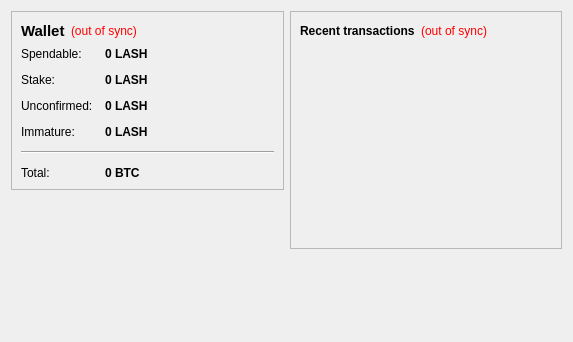
<?xml version="1.0" encoding="UTF-8"?>
<ui version="4.0">
 <class>OverviewPage</class>
 <widget class="QWidget" name="OverviewPage">
  <property name="geometry">
   <rect>
    <x>0</x>
    <y>0</y>
    <width>573</width>
    <height>342</height>
   </rect>
  </property>
  <property name="windowTitle">
   <string>Form</string>
  </property>
  <layout class="QHBoxLayout" name="horizontalLayout" stretch="1,1">
   <item>
    <layout class="QVBoxLayout" name="verticalLayout_2">
     <item>
      <widget class="QFrame" name="frame">
       <property name="frameShape">
        <enum>QFrame::StyledPanel</enum>
       </property>
       <property name="frameShadow">
        <enum>QFrame::Raised</enum>
       </property>
       <layout class="QVBoxLayout" name="verticalLayout_4">
        <item>
         <layout class="QHBoxLayout" name="horizontalLayout_4">
          <item>
           <widget class="QLabel" name="label_5">
            <property name="font">
             <font>
              <pointsize>11</pointsize>
              <weight>75</weight>
              <bold>true</bold>
             </font>
            </property>
            <property name="text">
             <string>Wallet</string>
            </property>
           </widget>
          </item>
          <item>
           <widget class="QLabel" name="labelWalletStatus">
            <property name="toolTip">
             <string>The displayed information may be out of date. Your wallet automatically synchronizes with the Splashcoin network after a connection is established, but this process has not completed yet.</string>
            </property>
            <property name="styleSheet">
             <string notr="true">QLabel { color: red; }</string>
            </property>
            <property name="text">
             <string notr="true">(out of sync)</string>
            </property>
            <property name="alignment">
             <set>Qt::AlignLeading|Qt::AlignLeft|Qt::AlignVCenter</set>
            </property>
           </widget>
          </item>
          <item>
           <spacer name="horizontalSpacer_2">
            <property name="orientation">
             <enum>Qt::Horizontal</enum>
            </property>
            <property name="sizeHint" stdset="0">
             <size>
              <width>40</width>
              <height>20</height>
             </size>
            </property>
           </spacer>
          </item>
         </layout>
        </item>
        <item>
         <layout class="QFormLayout" name="formLayout_2">
          <property name="fieldGrowthPolicy">
           <enum>QFormLayout::AllNonFixedFieldsGrow</enum>
          </property>
          <property name="horizontalSpacing">
           <number>12</number>
          </property>
          <property name="verticalSpacing">
           <number>12</number>
          </property>
          <item row="0" column="0">
           <widget class="QLabel" name="label">
            <property name="text">
             <string>Spendable:</string>
            </property>
           </widget>
          </item>
          <item row="0" column="1">
           <widget class="QLabel" name="labelBalance">
            <property name="font">
             <font>
              <weight>75</weight>
              <bold>true</bold>
             </font>
            </property>
            <property name="cursor">
             <cursorShape>IBeamCursor</cursorShape>
            </property>
            <property name="toolTip">
             <string>Your current spendable balance</string>
            </property>
            <property name="text">
             <string notr="true">0 LASH</string>
            </property>
            <property name="textInteractionFlags">
             <set>Qt::LinksAccessibleByMouse|Qt::TextSelectableByKeyboard|Qt::TextSelectableByMouse</set>
            </property>
           </widget>
          </item>
          <item row="1" column="0">
           <widget class="QLabel" name="label_6">
            <property name="text">
             <string>Stake:</string>
            </property>
           </widget>
          </item>
          <item row="1" column="1">
           <widget class="QLabel" name="labelStake">
            <property name="font">
             <font>
              <weight>75</weight>
              <bold>true</bold>
             </font>
            </property>
            <property name="cursor">
             <cursorShape>IBeamCursor</cursorShape>
            </property>
            <property name="toolTip">
             <string>Total of coins that was staked, and do not yet count toward the current balance</string>
            </property>
            <property name="text">
             <string notr="true">0 LASH</string>
            </property>
            <property name="textInteractionFlags">
             <set>Qt::LinksAccessibleByMouse|Qt::TextSelectableByKeyboard|Qt::TextSelectableByMouse</set>
            </property>
           </widget>
          </item>
          <item row="2" column="0">
           <widget class="QLabel" name="label_3">
            <property name="text">
             <string>Unconfirmed:</string>
            </property>
           </widget>
          </item>
          <item row="2" column="1">
           <widget class="QLabel" name="labelUnconfirmed">
            <property name="font">
             <font>
              <weight>75</weight>
              <bold>true</bold>
             </font>
            </property>
            <property name="cursor">
             <cursorShape>IBeamCursor</cursorShape>
            </property>
            <property name="toolTip">
             <string>Total of transactions that have yet to be confirmed, and do not yet count toward the current balance</string>
            </property>
            <property name="text">
             <string notr="true">0 LASH</string>
            </property>
            <property name="textInteractionFlags">
             <set>Qt::LinksAccessibleByMouse|Qt::TextSelectableByKeyboard|Qt::TextSelectableByMouse</set>
            </property>
           </widget>
          </item>
          <item row="3" column="0">
           <widget class="QLabel" name="labelImmatureText">
            <property name="text">
             <string>Immature:</string>
            </property>
           </widget>
          </item>
          <item row="3" column="1">
           <widget class="QLabel" name="labelImmature">
            <property name="font">
             <font>
              <weight>75</weight>
              <bold>true</bold>
             </font>
            </property>
            <property name="toolTip">
             <string>Mined balance that has not yet matured</string>
            </property>
            <property name="text">
             <string notr="true">0 LASH</string>
            </property>
            <property name="textInteractionFlags">
             <set>Qt::LinksAccessibleByMouse|Qt::TextSelectableByKeyboard|Qt::TextSelectableByMouse</set>
            </property>
           </widget>
          </item>
          <item row="4" column="0" colspan="2">
           <widget class="Line" name="line">
            <property name="orientation">
             <enum>Qt::Horizontal</enum>
            </property>
           </widget>
          </item>
          <item row="5" column="0">
           <widget class="QLabel" name="labelTotalText">
            <property name="text">
             <string>Total:</string>
            </property>
           </widget>
          </item>
          <item row="5" column="1">
           <widget class="QLabel" name="labelTotal">
            <property name="font">
             <font>
              <weight>75</weight>
              <bold>true</bold>
             </font>
            </property>
            <property name="cursor">
             <cursorShape>IBeamCursor</cursorShape>
            </property>
            <property name="toolTip">
             <string>Your current total balance</string>
            </property>
            <property name="text">
             <string notr="true">0 BTC</string>
            </property>
            <property name="textInteractionFlags">
             <set>Qt::LinksAccessibleByMouse|Qt::TextSelectableByKeyboard|Qt::TextSelectableByMouse</set>
            </property>
           </widget>
          </item>
         </layout>
        </item>
       </layout>
      </widget>
     </item>
     <item>
      <spacer name="verticalSpacer">
       <property name="orientation">
        <enum>Qt::Vertical</enum>
       </property>
       <property name="sizeHint" stdset="0">
        <size>
         <width>20</width>
         <height>40</height>
        </size>
       </property>
      </spacer>
     </item>
    </layout>
   </item>
   <item>
    <layout class="QVBoxLayout" name="verticalLayout_3">
     <item>
      <widget class="QFrame" name="frame_2">
       <property name="frameShape">
        <enum>QFrame::StyledPanel</enum>
       </property>
       <property name="frameShadow">
        <enum>QFrame::Raised</enum>
       </property>
       <layout class="QVBoxLayout" name="verticalLayout">
        <item>
         <layout class="QHBoxLayout" name="horizontalLayout_2">
          <item>
           <widget class="QLabel" name="label_4">
            <property name="text">
             <string>&lt;b&gt;Recent transactions&lt;/b&gt;</string>
            </property>
           </widget>
          </item>
          <item>
           <widget class="QLabel" name="labelTransactionsStatus">
            <property name="toolTip">
             <string>The displayed information may be out of date. Your wallet automatically synchronizes with the Splashcoin network after a connection is established, but this process has not completed yet.</string>
            </property>
            <property name="styleSheet">
             <string notr="true">QLabel { color: red; }</string>
            </property>
            <property name="text">
             <string notr="true">(out of sync)</string>
            </property>
            <property name="alignment">
             <set>Qt::AlignRight|Qt::AlignTrailing|Qt::AlignVCenter</set>
            </property>
           </widget>
          </item>
          <item>
           <spacer name="horizontalSpacer">
            <property name="orientation">
             <enum>Qt::Horizontal</enum>
            </property>
            <property name="sizeHint" stdset="0">
             <size>
              <width>40</width>
              <height>20</height>
             </size>
            </property>
           </spacer>
          </item>
         </layout>
        </item>
        <item>
         <widget class="QListView" name="listTransactions">
          <property name="styleSheet">
           <string notr="true">QListView { background: transparent; }</string>
          </property>
          <property name="frameShape">
           <enum>QFrame::NoFrame</enum>
          </property>
          <property name="verticalScrollBarPolicy">
           <enum>Qt::ScrollBarAlwaysOff</enum>
          </property>
          <property name="horizontalScrollBarPolicy">
           <enum>Qt::ScrollBarAlwaysOff</enum>
          </property>
          <property name="selectionMode">
           <enum>QAbstractItemView::NoSelection</enum>
          </property>
         </widget>
        </item>
       </layout>
      </widget>
     </item>
     <item>
      <spacer name="verticalSpacer_2">
       <property name="orientation">
        <enum>Qt::Vertical</enum>
       </property>
       <property name="sizeHint" stdset="0">
        <size>
         <width>20</width>
         <height>40</height>
        </size>
       </property>
      </spacer>
     </item>
    </layout>
   </item>
  </layout>
 </widget>
 <resources/>
 <connections/>
</ui>
